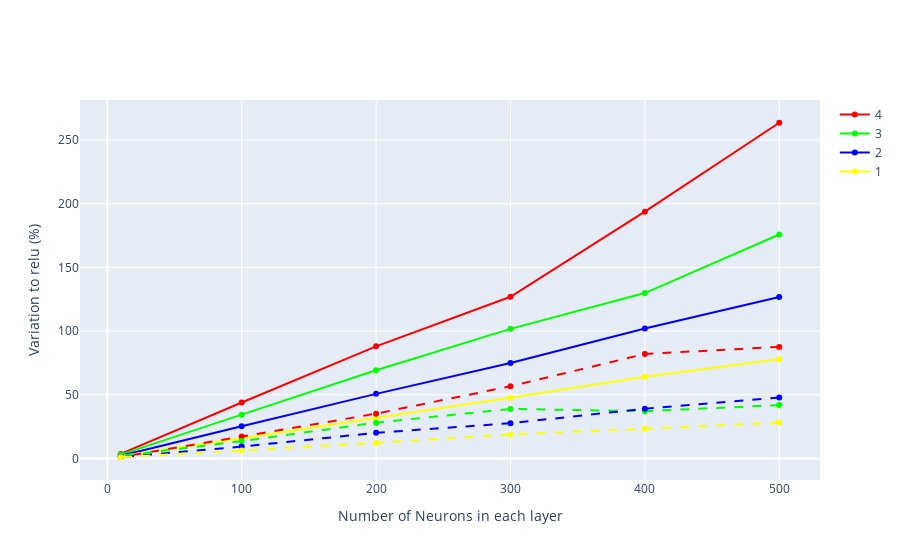

This figure's notebook cell:
### Code cell
color_map = {6: 'rgb(255,0,0)', 5: 'rgb(0,255,0)', 4: 'rgb(0,0,255)', 3: 'rgb(255,255,0)'}
fig = go.Figure()
fig.add_trace(go.Scatter(x=num_neurons,y=mean_tanh_add[0,:],name='4',marker={'color': color_map[6]}))
fig.add_trace(go.Scatter(x=num_neurons,y=mean_tanh_add[1,:],name='3',marker={'color': color_map[5]}))
fig.add_trace(go.Scatter(x=num_neurons,y=mean_tanh_add[2,:],name='2',marker={'color': color_map[4]}))
fig.add_trace(go.Scatter(x=num_neurons,y=mean_tanh_add[3,:],name='1',marker={'color': color_map[3]}))

fig.add_trace(go.Scatter(x=num_neurons,y=mean_sigmoid_add[0,:],marker={'color': color_map[6]},line={'dash':'dash'},showlegend=False))
fig.add_trace(go.Scatter(x=num_neurons,y=mean_sigmoid_add[1,:],marker={'color': color_map[5]},line={'dash':'dash'},showlegend=False))
fig.add_trace(go.Scatter(x=num_neurons,y=mean_sigmoid_add[2,:],marker={'color': color_map[4]},line={'dash':'dash'},showlegend=False))
fig.add_trace(go.Scatter(x=num_neurons,y=mean_sigmoid_add[3,:],marker={'color': color_map[3]},line={'dash':'dash'},showlegend=False))

fig.update_layout(xaxis_title="Number of Neurons in each layer", yaxis_title="Variation to relu (%)")
fig.show()

### Figure 1 — Plotly figure (JSON) as saved in the notebook; plotly's stock layout.template omitted (floating-point values rounded to 4 significant figures)
{"data": [{"marker": {"color": "rgb(255,0,0)"}, "name": "4", "type": "scatter", "x": [500, 400, 300, 200, 100, 10], "y": [263.6, 193.8, 126.9, 88.0, 43.88, 3.49]}, {"marker": {"color": "rgb(0,255,0)"}, "name": "3", "type": "scatter", "x": [500, 400, 300, 200, 100, 10], "y": [175.8, 129.8, 101.7, 69.25, 34.34, 2.97]}, {"marker": {"color": "rgb(0,0,255)"}, "name": "2", "type": "scatter", "x": [500, 400, 300, 200, 100, 10], "y": [126.7, 102.0, 74.95, 50.69, 25.19, 2.01]}, {"marker": {"color": "rgb(255,255,0)"}, "name": "1", "type": "scatter", "x": [500, 400, 300, 200, 100, 10], "y": [77.92, 64.06, 47.72, 31.56, 15.76, 1.898]}, {"line": {"dash": "dash"}, "marker": {"color": "rgb(255,0,0)"}, "showlegend": false, "type": "scatter", "x": [500, 400, 300, 200, 100, 10], "y": [87.59, 82.04, 56.66, 35.13, 17.16, 1.007]}, {"line": {"dash": "dash"}, "marker": {"color": "rgb(0,255,0)"}, "showlegend": false, "type": "scatter", "x": [500, 400, 300, 200, 100, 10], "y": [41.85, 37.12, 38.87, 28.04, 13.58, 1.878]}, {"line": {"dash": "dash"}, "marker": {"color": "rgb(0,0,255)"}, "showlegend": false, "type": "scatter", "x": [500, 400, 300, 200, 100, 10], "y": [47.89, 39.0, 27.62, 20.11, 9.264, 1]}, {"line": {"dash": "dash"}, "marker": {"color": "rgb(255,255,0)"}, "showlegend": false, "type": "scatter", "x": [500, 400, 300, 200, 100, 10], "y": [28.21, 23.2, 18.81, 12.16, 6.275, 0.899]}], "layout": {"xaxis": {"title": {"text": "Number of Neurons in each layer"}}, "yaxis": {"title": {"text": "Variation to relu (%)"}}}}
